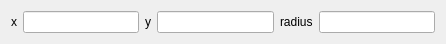
<?xml version="1.0" encoding="UTF-8"?>
<ui version="4.0">
 <class>threatsource</class>
 <widget class="QWidget" name="threatsource">
  <property name="geometry">
   <rect>
    <x>0</x>
    <y>0</y>
    <width>446</width>
    <height>43</height>
   </rect>
  </property>
  <property name="windowTitle">
   <string>Form</string>
  </property>
  <layout class="QGridLayout" name="gridLayout">
   <item row="0" column="0">
    <layout class="QHBoxLayout" name="horizontalLayout">
     <item>
      <widget class="QLabel" name="label_x">
       <property name="text">
        <string>x</string>
       </property>
      </widget>
     </item>
     <item>
      <widget class="QLineEdit" name="lineEdit_x"/>
     </item>
     <item>
      <widget class="QLabel" name="label_y">
       <property name="text">
        <string>y</string>
       </property>
      </widget>
     </item>
     <item>
      <widget class="QLineEdit" name="lineEdit_y"/>
     </item>
     <item>
      <widget class="QLabel" name="label_r">
       <property name="text">
        <string>radius</string>
       </property>
      </widget>
     </item>
     <item>
      <widget class="QLineEdit" name="lineEdit_r"/>
     </item>
    </layout>
   </item>
  </layout>
 </widget>
 <resources/>
 <connections/>
</ui>
